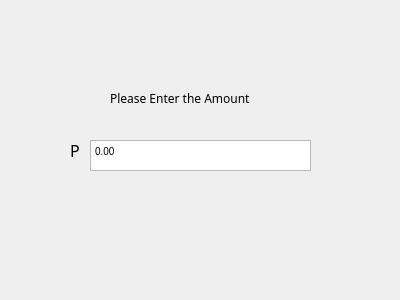
<?xml version="1.0" encoding="UTF-8"?>
<ui version="4.0">
 <class>withdrawAmount</class>
 <widget class="QWidget" name="withdrawAmount">
  <property name="geometry">
   <rect>
    <x>0</x>
    <y>0</y>
    <width>400</width>
    <height>300</height>
   </rect>
  </property>
  <property name="windowTitle">
   <string>Form</string>
  </property>
  <widget class="QTextEdit" name="textEdit">
   <property name="geometry">
    <rect>
     <x>90</x>
     <y>140</y>
     <width>221</width>
     <height>31</height>
    </rect>
   </property>
   <property name="html">
    <string>&lt;!DOCTYPE HTML PUBLIC &quot;-//W3C//DTD HTML 4.0//EN&quot; &quot;http://www.w3.org/TR/REC-html40/strict.dtd&quot;&gt;
&lt;html&gt;&lt;head&gt;&lt;meta name=&quot;qrichtext&quot; content=&quot;1&quot; /&gt;&lt;style type=&quot;text/css&quot;&gt;
p, li { white-space: pre-wrap; }
&lt;/style&gt;&lt;/head&gt;&lt;body style=&quot; font-family:'MS Shell Dlg 2'; font-size:7.8pt; font-weight:400; font-style:normal;&quot;&gt;
&lt;p style=&quot; margin-top:0px; margin-bottom:0px; margin-left:0px; margin-right:0px; -qt-block-indent:0; text-indent:0px;&quot;&gt;0.00&lt;/p&gt;&lt;/body&gt;&lt;/html&gt;</string>
   </property>
  </widget>
  <widget class="QLabel" name="label">
   <property name="geometry">
    <rect>
     <x>70</x>
     <y>140</y>
     <width>21</width>
     <height>21</height>
    </rect>
   </property>
   <property name="font">
    <font>
     <family>Franklin Gothic Demi</family>
     <pointsize>12</pointsize>
    </font>
   </property>
   <property name="text">
    <string>P</string>
   </property>
  </widget>
  <widget class="QLabel" name="label_2">
   <property name="geometry">
    <rect>
     <x>30</x>
     <y>210</y>
     <width>341</width>
     <height>41</height>
    </rect>
   </property>
   <property name="font">
    <font>
     <family>Franklin Gothic Heavy</family>
     <pointsize>10</pointsize>
    </font>
   </property>
   <property name="text">
    <string/>
   </property>
  </widget>
  <widget class="QLabel" name="label_3">
   <property name="geometry">
    <rect>
     <x>110</x>
     <y>90</y>
     <width>181</width>
     <height>16</height>
    </rect>
   </property>
   <property name="font">
    <font>
     <family>Franklin Gothic Demi</family>
     <pointsize>9</pointsize>
    </font>
   </property>
   <property name="text">
    <string>Please Enter the Amount</string>
   </property>
  </widget>
 </widget>
 <resources/>
 <connections/>
</ui>
